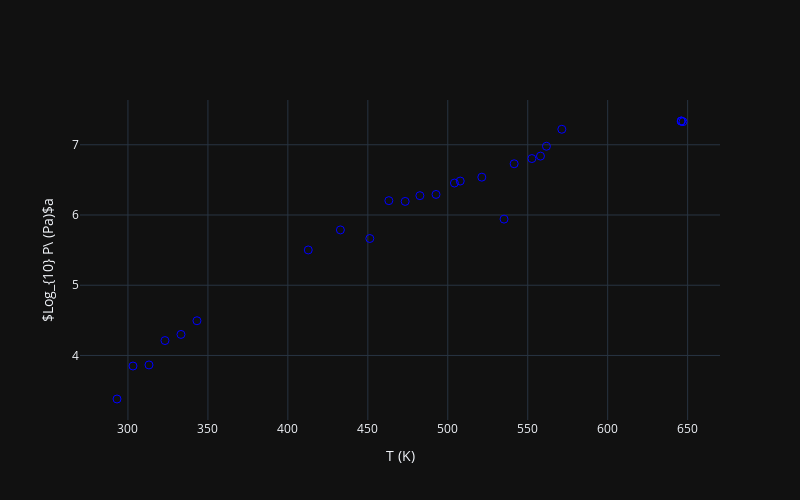

The notebook cell saved with this chart:
### Code cell
fig = make_subplots(rows=1,cols=1)
fig.add_scatter(x=T, y=log_Pv, mode='markers', marker_size=8, marker_color='rgba(0,0,0,0)',
                marker_line_color='rgb(0,0,255)', marker_line_width=1, name='Data')
fig.update_layout(width=800, height=500)
fig.update_layout(xaxis_title='T (K)', yaxis_title='$Log_{10} P\ (Pa)$a')
fig.show()

### Figure 1 — Plotly figure (JSON) as saved in the notebook; plotly's stock layout.template omitted (floating-point values rounded to 4 significant figures)
{"data": [{"marker": {"color": "rgba(0,0,0,0)", "line": {"color": "rgb(0,0,255)", "width": 1}, "size": 8}, "mode": "markers", "name": "Data", "type": "scatter", "x": [293.1, 303.1, 313.1, 323.1, 333.1, 343.1, 412.8, 432.9, 451.2, 463.1, 473.4, 482.6, 492.6, 504.1, 507.8, 521.3, 535.2, 541.5, 552.6, 558.0, 561.7, 571.3, 646.0, 646.0, 646.1, 647.1], "y": [3.38, 3.85, 3.865, 4.212, 4.3, 4.494, 5.502, 5.787, 5.665, 6.204, 6.194, 6.275, 6.293, 6.455, 6.483, 6.539, 5.941, 6.729, 6.804, 6.839, 6.979, 7.221, 7.336, 7.338, 7.339, 7.329]}], "layout": {"height": 500, "width": 800, "xaxis": {"anchor": "y", "domain": [0.0, 1.0], "title": {"text": "T (K)"}}, "yaxis": {"anchor": "x", "domain": [0.0, 1.0], "title": {"text": "$Log_{10} P\\ (Pa)$a"}}}}
